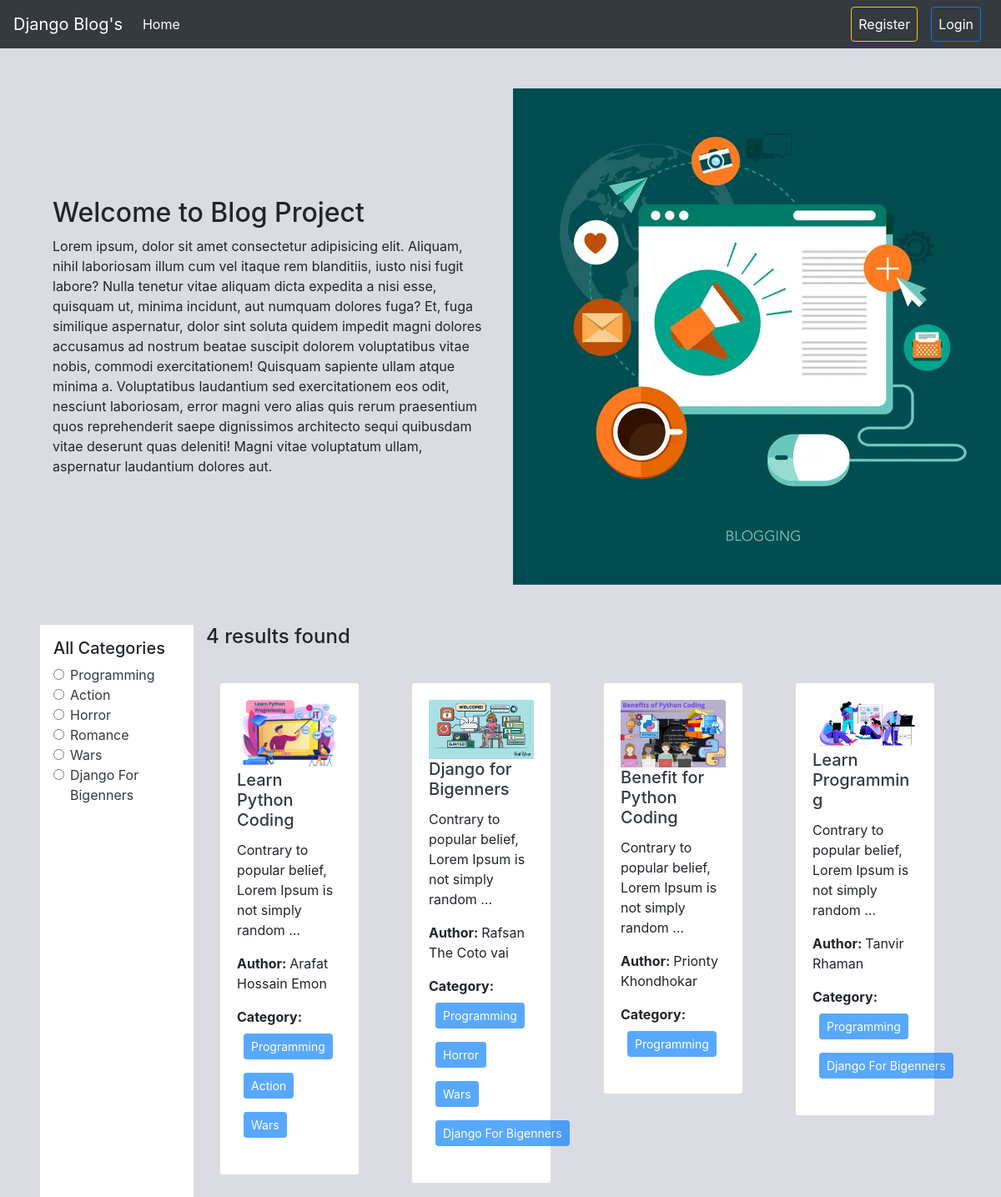
The page / on the database its author committed.
### categoris/models.py (models this page shows, shortened)
class Category(models.Model):
    name = models.CharField(max_length=50)
    slug = models.SlugField(max_length=100, unique=True, null=True, blank=True)

### posts/models.py (models this page shows, shortened)
class Post(models.Model):
    title = models.CharField(max_length=100)
    content = models.TextField()
    category = models.ManyToManyField(Category)
    author = models.ForeignKey(User, on_delete = models.CASCADE)
    image = models.ImageField(upload_to='posts', blank=True, null=True)

### blog_project/views.py (the view)
# urls.py: path('', home, name = 'homepage'),
def home(request, category_slug = None):
    data = Post.objects.all()
    if category_slug is not None:
        category = Category.objects.get(slug = category_slug)
        data = Post.objects.filter(category = category)
    category = Category.objects.all()
    return render(request, 'home.html', {'data': data, 'category': category})

### templates/home.html (shortened to what this page needs)
{% extends 'base.html' %} {% load static %}  {% block content %}
<div class="d-flex flex-wrap align-items-center mx-5 mt-5">
  <div class="col-6">
    <h2>Welcome to Blog Project</h2>
    Lorem ipsum, dolor sit amet consectetur adipisicing elit. Aliquam, nihil
    laboriosam illum cum vel itaque rem blanditiis, iusto nisi fugit labore?
    Nulla tenetur vitae aliquam dicta expedita a nisi esse, quisquam ut, minima
    incidunt, aut numquam dolores fuga? Et, fuga similique aspernatur, dolor
    sint soluta quidem impedit magni dolores accusamus ad nostrum beatae
    suscipit dolorem voluptatibus vitae nobis, commodi exercitationem! Quisquam
    sapiente ullam atque minima a. Voluptatibus laudantium sed exercitationem
    eos odit, nesciunt laboriosam, error magni vero alias quis rerum praesentium
    quos reprehenderit saepe dignissimos architecto sequi quibusdam vitae
    deserunt quas deleniti! Magni vitae voluptatum ullam, aspernatur laudantium
    dolores aut.
  </div>
  <div class="col-6">
    <img src="{% static 'header.jpg' %}" alt="" />
  </div>
</div>
<div class="d-flex flex-warp mt-5 mx-5">
  <div class="col-2 bg-white p-3">
    <h5>All Categories</h5>
    {% for cat in category %}
    <div class="form-check">
      <input
        class="form-check-input"
        type="radio"
        name="exampleRadios"
        id="exampleRadios3"
        value="option3"
      />
      <label class="form-check-label" for="exampleRadios3">
        <a
          href="{% url 'category_wise_post' cat.slug %}"
          class="text-decoration-none text-dark"
          >{{cat.name}}</a
        >
      </label>
    </div>
    {% endfor %}
  </div>
  <div class="col-10">
    <h4>{{data | length}} results found</h4>
    <div class="row d-flex flex-warp pt-3">
      {% for post in data %}
      <div class="col-sm-3">
        <div class="card m-3">
          <div class="card-body">
            <img src="{{post.image.url}}" class="card-img-top" alt="..." >
            <h5 class="card-title"><a href="{% url 'detail_post' post.id %}" class="text-decoration-none text-dark">{{post.title}}</a></h5>
            <p class="card-text">{{post.content | truncatewords:10}}</p>
            <p class="card-text">
              <b>Author: </b>{{post.author.first_name}}
              {{post.author.last_name}}
            </p>
            <p>
              <b>Category: </b>{% for ct in post.category.all %}
              <button class="btn btn-primary btn-sm m-2" disabled>
                {{ct.name}}
              </button>
              {% endfor %}
            </p>
          </div>
        </div>
      </div>
      {% endfor %}
    </div>
  </div>
</div>
{% endblock %}

### templates/base.html (shortened to what this page needs)
<!DOCTYPE html>
<html lang="en">
  <head>
    <link
      rel="stylesheet"
      href="https://cdn.jsdelivr.net/npm/bootstrap@4.0.0/dist/css/bootstrap.min.css"
    />
  </head>
  <body style="background-color: #dadbe3;">
    <nav class="navbar navbar-expand-lg navbar-dark bg-dark">
      <a class="navbar-brand" href="#">Django Blog's</a>
      <div class="collapse navbar-collapse" id="navbarSupportedContent">
        <ul class="navbar-nav mr-auto">
          <li class="nav-item active">
            <a class="nav-link" href="{% url 'homepage' %}"
              >Home <span class="sr-only">(current)</span></a
            >
          </li>
        </ul>
        <div class="form-inline my-2 my-lg-0">
          <ul class="navbar-nav mr-auto">
            {% if user.is_authenticated %}
            <li class="nav-item mx-2">
              <a class="nav-link btn btn-warning text-dark" href="{% url 'profile' %}">Profile</a>
            </li>
            <li class="nav-item  mx-2">
              <form action="{% url 'logout' %}" method="post">
                {% csrf_token %}
                <button type="submit" class="nav-link btn btn-primary text-white">Logout</button>
              </form>
            </li>
            {% else %}
            <li class="nav-item mx-2">
              <a class="nav-link btn btn-outline-warning text-white" href="{% url 'register' %}">Register</a>
            </li>
            <li class="nav-item  mx-2">
              <a class="nav-link btn btn-outline-primary text-white" href="{% url 'login' %}">Login</a>
            </li>
            {% endif %}
          </ul>
        </div>
      </div>
    </nav>
    {% block content %}
    {% endblock %}
  </body>
</html>

### rows shown on the page
Category: name "Programming"
Category: name "Action"
Category: name "Horror"
Category: name "Romance"
Category: name "Wars"
Category: name "Django For Bigenners"
Post: image (picture), title "Learn Python Coding", content "Contrary to popular belief, Lorem Ipsum is not simply random …", author.first_name "Arafat", author.last_name "Hossain Emon"
Post: image (picture), title "Django for Bigenners", content "Contrary to popular belief, Lorem Ipsum is not simply random …", author.first_name "Rafsan", author.last_name "The Coto vai"
Post: image (picture), title "Benefit for Python Coding", content "Contrary to popular belief, Lorem Ipsum is not simply random …", author.first_name "Prionty", author.last_name "Khondhokar"
Post: image (picture), title "Learn Programming", content "Contrary to popular belief, Lorem Ipsum is not simply random …", author.first_name "Tanvir", author.last_name "Rhaman"

### other values the page prints
{{ data | length }} "4"
